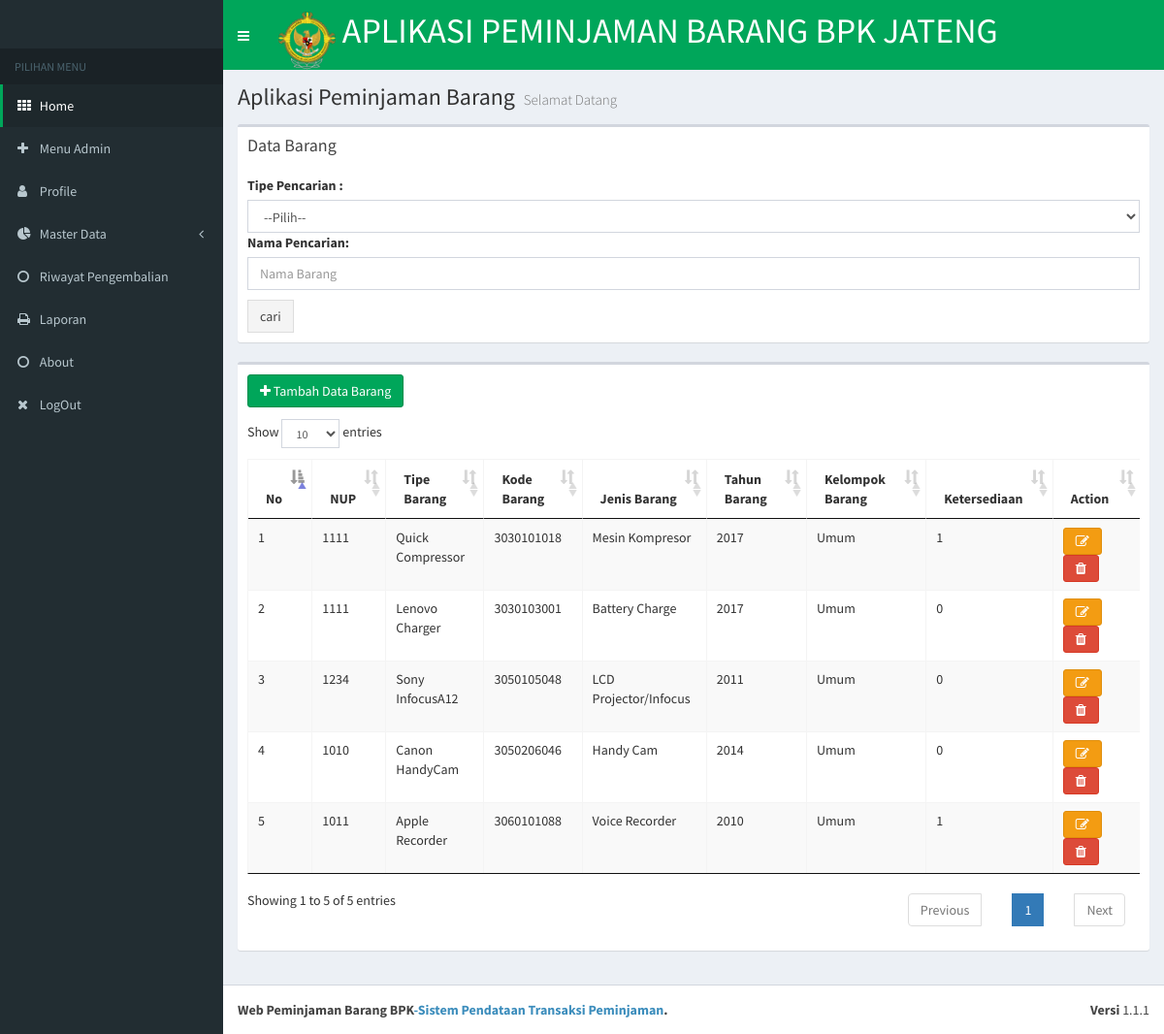
/index.php?page=data-barang (signed in), run on the app's committed database.
### tables this page shows
CREATE TABLE `barang` (
  `id_barang` int(4) NOT NULL,
  `nup` varchar(50) NOT NULL,
  `tipe` varchar(50) NOT NULL,
  `kode_jenis` varchar(50) NOT NULL,
  `jenis` varchar(50) NOT NULL,
  `tahun` varchar(50) NOT NULL,
  `kelompok` varchar(50) NOT NULL,
  `ketersediaan` int(4) UNSIGNED NOT NULL
);

### config/config.php (called while the page is built, shortened)
<?php
class config
{
	public function __construct()
	{
		$host = "localhost";
		$user = "root";
		$pass = "";
		$db   = "bpkjateng";
		$this->conn = mysqli_connect($host,$user,$pass,$db) or die("Failed connect to DB");
		return $this->conn;
	}
	public function query($sql)
	{
		$this->query = mysqli_query($this->conn, $sql) or die(mysqli_error($this->conn));
		return $this->query;
	}
	public function select($result)
	{
		return mysqli_fetch_array($result);
	}
	public function site_url()
	{
		$url = "http://localhost/BPK/";
		return $url;
	}
}
?>

### content/data-barang.php (the view, shortened to what this page needs)
<section class="content">
    <div class="box">
        <form >
        <div class="box-header">
            <h3 class="box-title">Data Barang</h3>
        </div>
        <div class="box-body">
            <div>
                <label>Tipe Pencarian :</label>
                <select name="macam" class="form-control">
                    <option value="">--Pilih--</option>
                </select>
            </div>
            <div>
                <label class="form">Nama Pencarian:</label>
                <input type="text" name="valueToSearch" class="form-control" placeholder="Nama Barang">
            </div>
            <div class="input-group group-tongle">
                <input type="submit" style="margin-top: 10px;" class="btn btn-default form-control" value="cari">
            </div>
        </div>
        </form>
        </div>
    <div class="box">
        <div class="box-body">
            <div class="table-responsive">
                <table id="example1" class="table table-bordered table-striped">
                    <thead>
                    <button style="margin-bottom: 12px;" type="button" class="btn btn-success btn-add" data-toggle="modal" data-target="#addBarang"><i class="fa fa-plus"></i> Tambah Data Barang</button>
                    <tr>
                        <th>No</th>
                        <th>NUP</th>
                        <th>Tipe Barang</th>
                        <th>Kode Barang</th>
                        <th>Jenis Barang</th>
                        <th>Tahun Barang</th>
                        <th>Kelompok Barang</th>
                        <th>Ketersediaan</th>
                        <th>Action</th>
                    </tr>
                    </thead>
                    <tbody>
<?php
if(isset($_GET['valueToSearch'])) {
    $valueToSearch = $_GET['valueToSearch'];
    $macam = $_GET['macam'];
    if ($_GET['valueToSearch'] == "" || $_GET['valueToSearch']== null){
        $sql = $config->query('select * from barang');
    }else {
        $sql = $config->query('select * FROM barang where ' . $macam . ' LIKE "%' . $valueToSearch . '%"');
        }
    }
else{
        $sql = $config->query('select * from barang');
    }
  $i=0;
  while($row = $config->select($sql)){
  $i++;
?>
                <tr>
                  <td><?php echo $i;?></td>
                  <td><?php echo $row['nup'] ?></td>
                  <td><?php echo $row['tipe'] ?></td>
                  <td><?php echo $row['kode_jenis'] ?></td>
                  <td><?php echo $row['jenis'] ?></td>
                  <td><?php echo $row['tahun'] ?></td>
                  <td><?php echo $row['kelompok'] ?></td>
                  <td><?php echo $row['ketersediaan'] ?></td>
                  <td>
                    <a href="#" data-toggle="modal" data-target="#editBarang<?php echo $row['id_barang']; ?>"><i class="btn btn-warning fa fa-edit"></i></a>
                    <a href="<?php echo $config->site_url().'process.php?act=delete_data_barang&id='.$row['id_barang']; ?>"><i class="btn btn-danger fa fa-trash" onclick="return confirm('Yakin delete data ini?');"></i></a>
                    </td>
                </tr>
            </div>
<?php
  }
?>

### data on the page
barang: nup "1111", tipe "Quick Compressor", kode_jenis "3030101018", jenis "Mesin Kompresor", tahun "2017", kelompok "Umum", ketersediaan "1"
barang: nup "1111", tipe "Lenovo Charger", kode_jenis "3030103001", jenis "Battery Charge", tahun "2017", kelompok "Umum", ketersediaan "0"
barang: nup "1234", tipe "Sony InfocusA12", kode_jenis "3050105048", jenis "LCD Projector/Infocus", tahun "2011", kelompok "Umum", ketersediaan "0"
barang: nup "1010", tipe "Canon HandyCam", kode_jenis "3050206046", jenis "Handy Cam", tahun "2014", kelompok "Umum", ketersediaan "0"
barang: nup "1011", tipe "Apple Recorder", kode_jenis "3060101088", jenis "Voice Recorder", tahun "2010", kelompok "Umum", ketersediaan "1"
